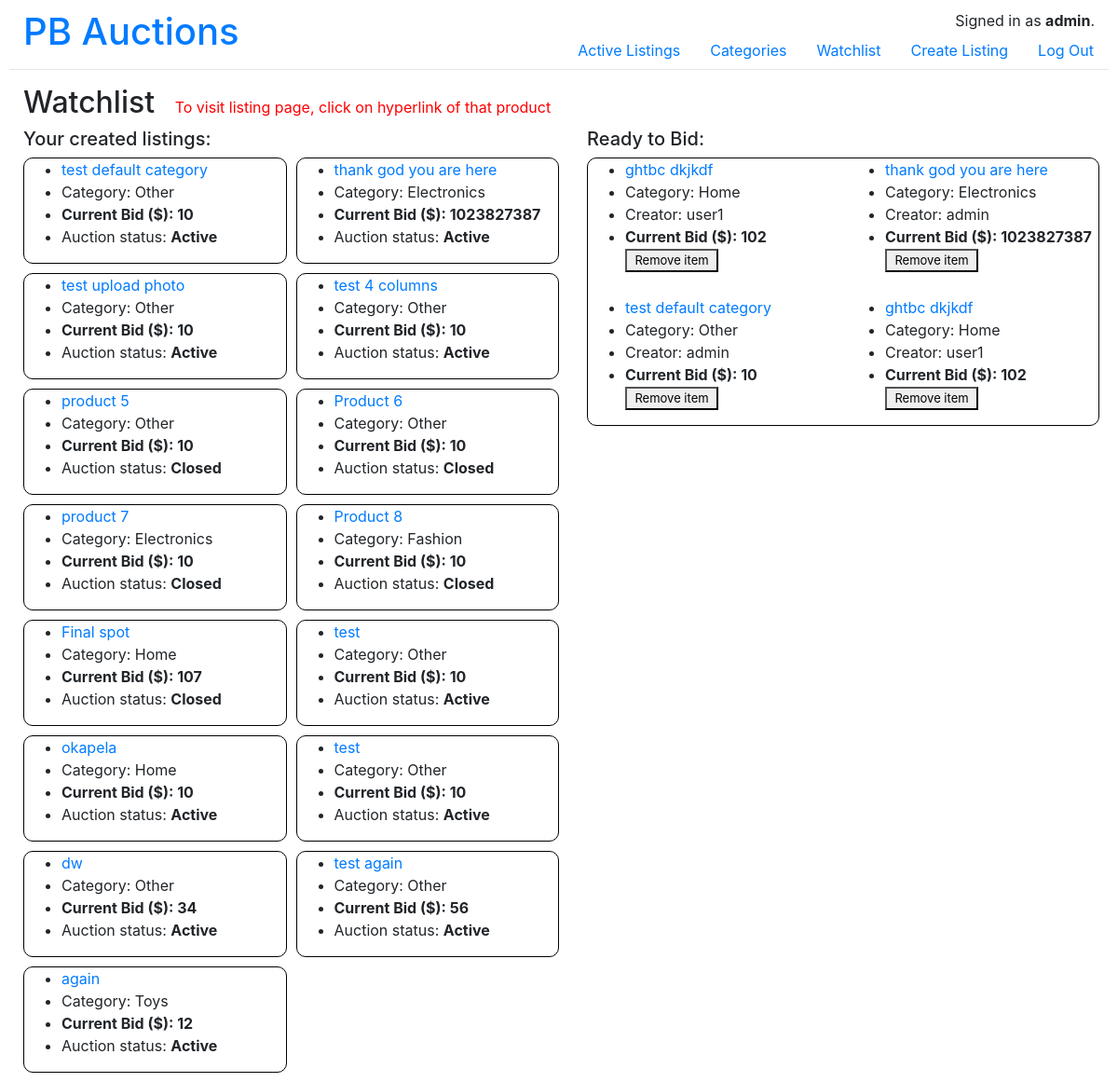
Before: /watchlist (signed in) with the older database file.
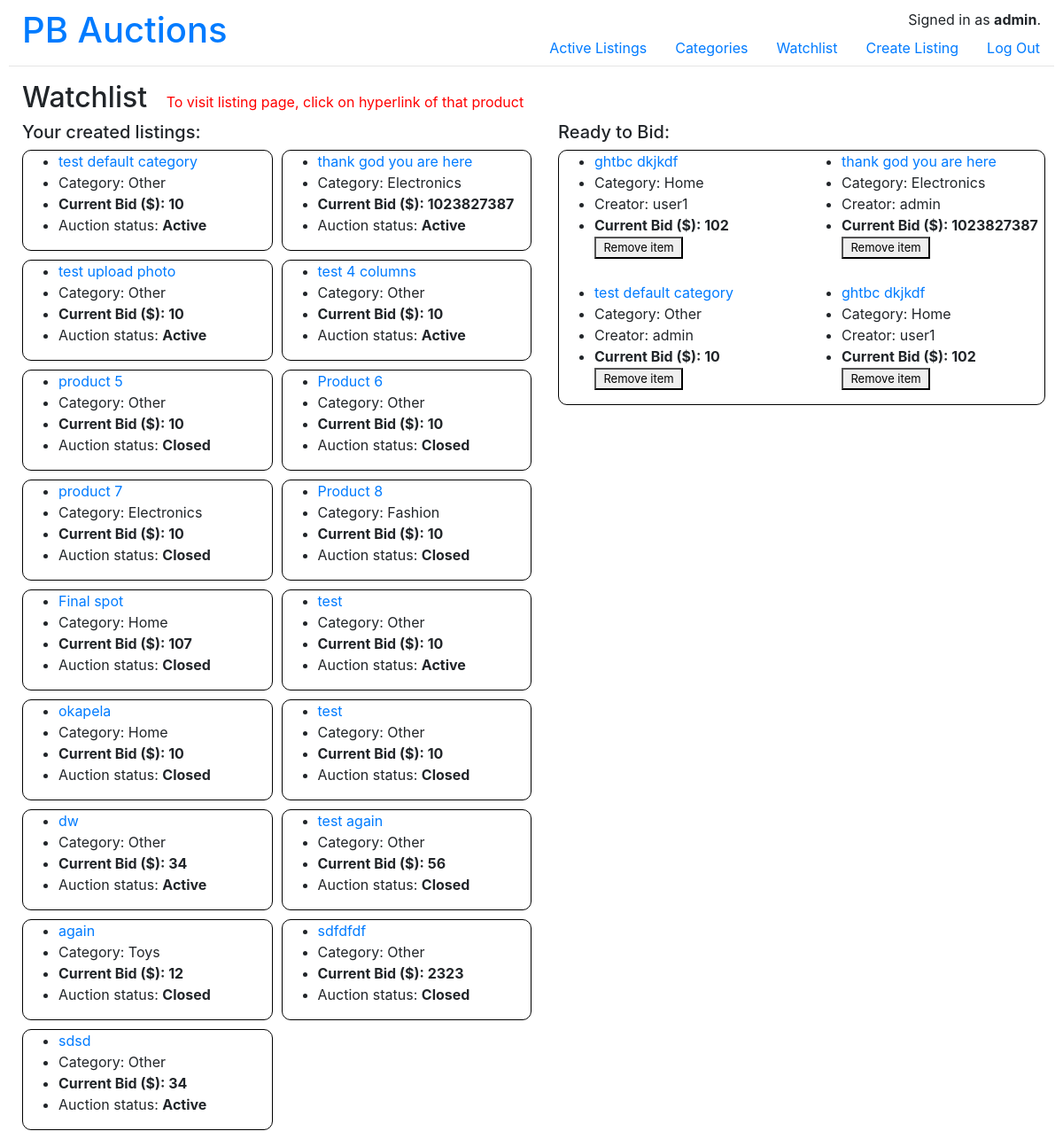
After: the same page with the newer database file.
### auctions/models.py (models this page shows)
class Listing(models.Model):
    id = models.AutoField(primary_key=True)
    user = models.ForeignKey(User, null=True, blank=True, on_delete=models.CASCADE, related_name="creator") #user's id
    category = models.ForeignKey(Category, default="Other", on_delete=models.CASCADE, related_name="listing_category")
    title = models.CharField(max_length=100)
    description = models.TextField()
    price = models.BigIntegerField(default=10)
    image = models.ImageField(blank=True, upload_to="auctions/static/auctions/images")
    STATUS_LIST = (
        ("Active", "Active"),
        ("Closed", "Closed"),
    )
    status = models.CharField(max_length=64, choices=STATUS_LIST, default="Active")
    def __str__(self):
        return self.title

class Category(models.Model):
    id = models.AutoField(primary_key=True)
    CATEGORY_LIST = [
        ("Electronics", "Electronics"),
        ("Home", "Home"),
        ("Toys", "Toys"),
        ("Fashion", "Fashion"),
        ("Other", "Other"),
    ]
    category_name = models.CharField(max_length=64, choices=CATEGORY_LIST, default="Other")
    def __str__(self):
        return self.category_name #display the 1st elements of each tuple

class Watchlist(models.Model):
    id = models.AutoField(primary_key=True)
    user = models.ForeignKey(User, on_delete=models.CASCADE, default=0)
    listing = models.ForeignKey(Listing, on_delete=models.CASCADE)

class User(AbstractUser):
    id = models.AutoField(primary_key=True)
    def __str__(self):
        return self.username #present username as key instead of id

### auctions/views.py (the view, shortened to what this page needs)
# urls.py: path("watchlist", views.watchlist, name="watchlist"),
@login_required(login_url='/login') #redirect to login page if user does not log-in yet
def watchlist(request):
    current_user = request.user
    my_listings = Listing.objects.filter(user=current_user)
    message = 'To visit listing page, click on hyperlink of that product'
    bid_listings = Watchlist.objects.all()[::-1]
    return render(request, 'auctions/watchlist.html', {
        'my_listings': my_listings,
        'bid_listings': bid_listings,
        "categories": categories,
        "message": message
    })

### auctions/templates/auctions/watchlist.html (shortened to what this page needs)
{% extends "auctions/layout.html" %}
{% block body %}
    <div class="section">
        <h2 style="display:inline-block;">Watchlist &nbsp;</h2>
        <h8 style="color: red;"> {{ message }} </h8>
    </div>
    <div class="row">
        <div class="split">
            <h5>Your created listings:</h5>
            <div class="left">
                {% for my_listing in my_listings %}
                <div class="item_container">
                    <ul>
                        <li><a href="{% url 'listing' my_listing.id %}">{{ my_listing }}</a></li>
                        <li>Category: {{ my_listing.category }}</li>
                        <li><b>Current Bid ($): {{ my_listing.price }}</b></li>
                        <li> Auction status: <b>{{ my_listing.status }}</b> </li>
                    </ul>
                </div>
                {% endfor %}
            </div>
        </div>
        <div class="split">
            <h5>Ready to Bid:</h5>
            <div class="right item_container">
                {% for bid_listing in bid_listings %}
                <ul>
                    <li><a href="{% url 'listing' bid_listing.listing.id %}">{{ bid_listing.listing }}</a></li>
                    <li>Category: {{ bid_listing.listing.category }}</li>
                    <li>Creator: {{ bid_listing.listing.user }}</li>
                    <li><b>Current Bid ($): {{ bid_listing.listing.price }}</b></li>
                    <form method="post" action="{% url 'watchlist' %}">
                        <button type="submit" name="remove_button">Remove item</button>
                    </form>
                </ul>
                {% endfor %}
            </div>
        </div>
    </div>
{% endblock %}

Changed rows visible on the page:
changed Listing "okapela": status "Active" → "Closed"
changed Listing (number 12 of 17 on the later page): status "Active" → "Closed"
changed Listing "test again": status "Active" → "Closed"
changed Listing "again": status "Active" → "Closed"
added Listing: title "sdfdfdf", category "Other", price "2323", status "Closed"
added Listing: title "sdsd", category "Other", price "34", status "Active"
